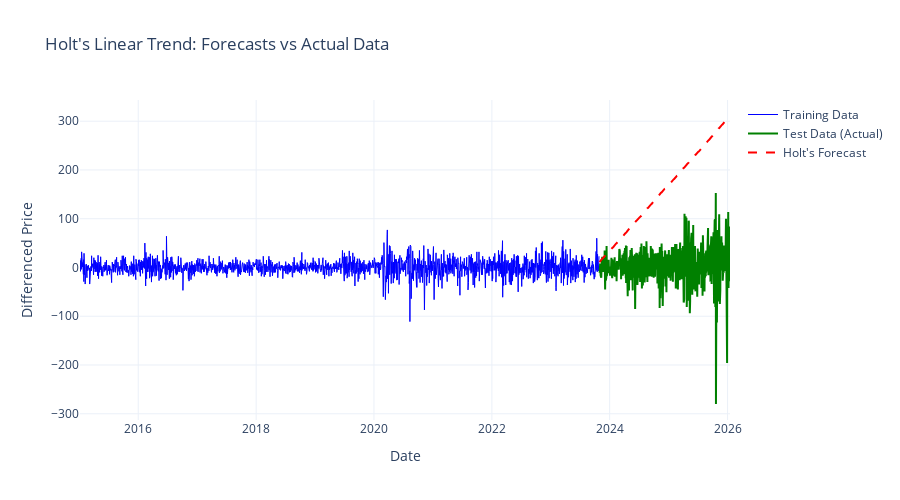

Write notebook code for a chart like this one.
### Markdown cell above
## 11. Visualize Forecasts vs Actual Data

### Code cell
# Create forecast comparison plot
fig = go.Figure()

# Training data
fig.add_trace(go.Scatter(
    x=train.index, y=train.values,
    mode='lines',
    name='Training Data',
    line=dict(color='blue', width=1)
))

# Test data (actual)
fig.add_trace(go.Scatter(
    x=test.index, y=test.values,
    mode='lines',
    name='Test Data (Actual)',
    line=dict(color='green', width=2)
))

# Forecasts
fig.add_trace(go.Scatter(
    x=test.index, y=forecast_holt.values,
    mode='lines',
    name="Holt's Forecast",
    line=dict(color='red', width=2, dash='dash')
))

fig.update_layout(
    title="Holt's Linear Trend: Forecasts vs Actual Data",
    xaxis_title='Date',
    yaxis_title='Differenced Price',
    hovermode='x unified',
    template='plotly_white',
    height=500
)
fig.show()

print("✓ Forecast visualization complete")

### Figure 1 — Plotly figure (JSON) as saved in the notebook; plotly's stock layout.template omitted (floating-point values rounded to 4 significant figures; data arrays with more than 128 entries replaced by an {"elided": "..."} marker saying what was removed)
{"data": [{"line": {"color": "blue", "width": 1}, "mode": "lines", "name": "Training Data", "type": "scatter", "x": {"elided": "2220 str values"}, "y": {"elided": "2220 float values"}}, {"line": {"color": "green", "width": 2}, "mode": "lines", "name": "Test Data (Actual)", "type": "scatter", "x": {"elided": "556 str values"}, "y": {"elided": "556 float values"}}, {"line": {"color": "red", "dash": "dash", "width": 2}, "mode": "lines", "name": "Holt's Forecast", "type": "scatter", "x": {"elided": "556 str values"}, "y": {"elided": "556 float values"}}], "layout": {"height": 500, "hovermode": "x unified", "title": {"text": "Holt's Linear Trend: Forecasts vs Actual Data"}, "xaxis": {"title": {"text": "Date"}}, "yaxis": {"title": {"text": "Differenced Price"}}}}
